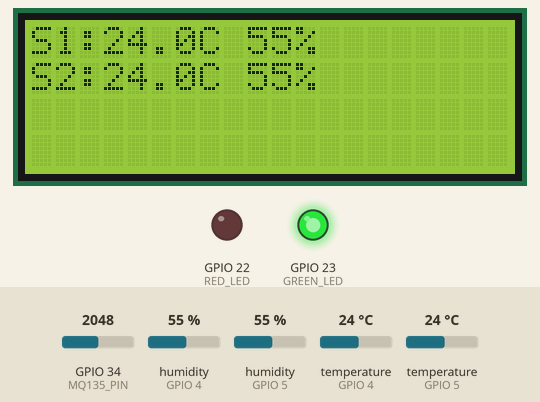
Simulated run of this sketch. Board: ESP32. Parts: 20×4 character LCD, output pins drawn as LEDs (lit = HIGH). The test bench sets the inputs (shaded band); at power-on: humidity (sensors on GPIO 4, GPIO 5) 55 %, temperature (sensors on GPIO 4, GPIO 5) 24 °C, GPIO 34 (MQ135_PIN) = 2048. WiFi joins after 1.5 s; servers stay silent unless stated; uploads are accepted with an empty reply; what the sketch prints to the serial monitor is not drawn.

Above: at 4.2 s.
4.3 s: humidity (sensor on GPIO 4) set to 22 %
At 6.8 s:
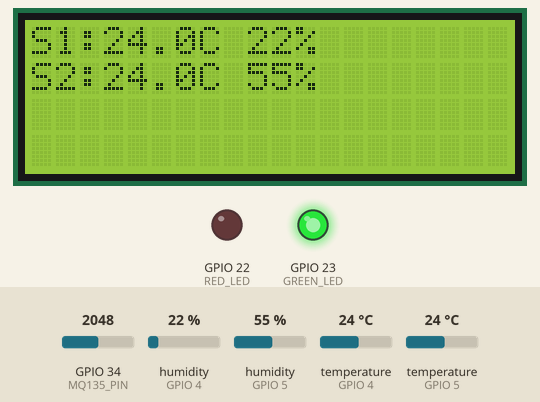
7.1 s: humidity (sensor on GPIO 5) set to 22 %
At 9.2 s:
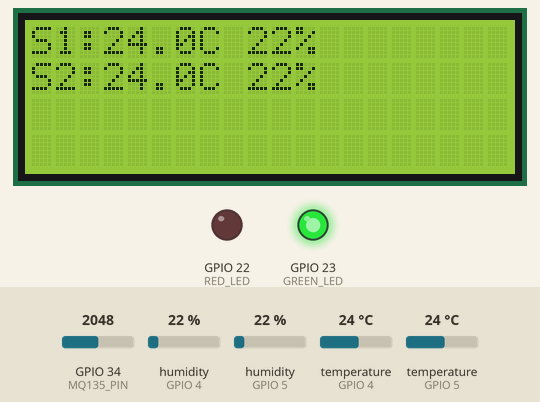
9.6 s: temperature (sensor on GPIO 4) set to 12 °C
At 11.4 s:
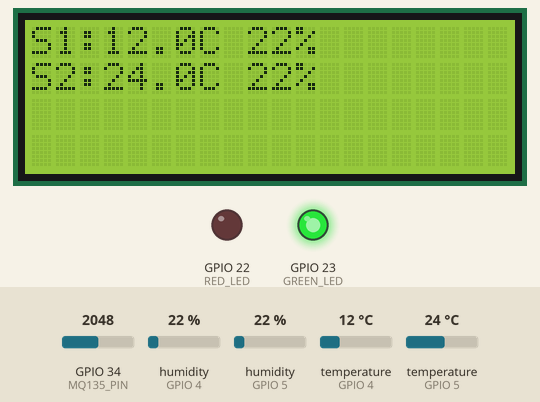
12.1 s: temperature (sensor on GPIO 5) set to 12 °C
At 13.7 s:
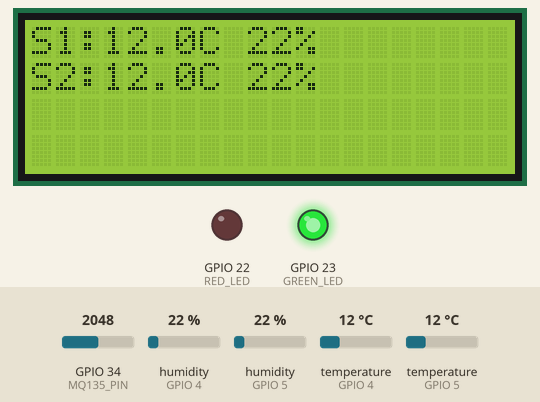
14.6 s: humidity (sensor on GPIO 4) set to 40 %
At 16.9 s:
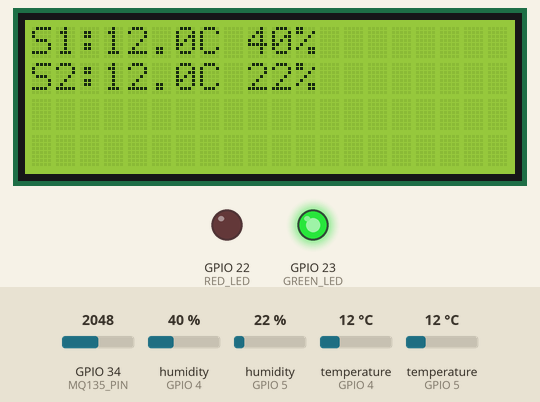
17.2 s: humidity (sensor on GPIO 5) set to 40 %
At 19.3 s:
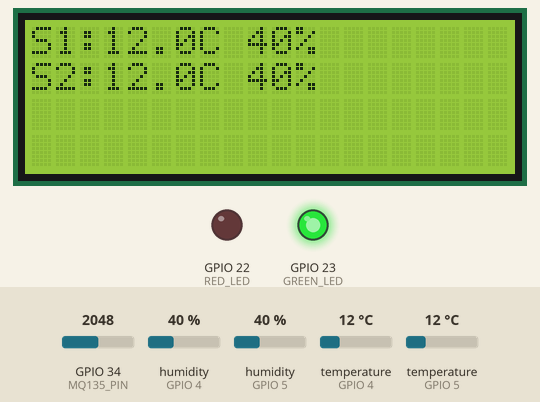
Timing chart, 0 to 20.7 s (numbered marks = the images above; inputs shaded):
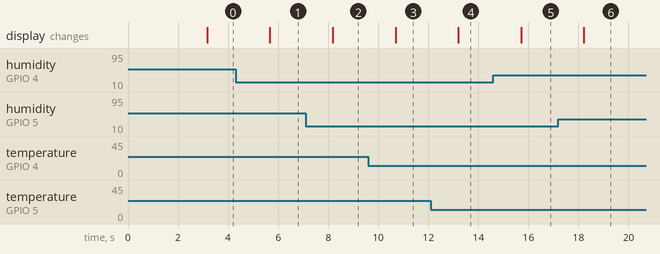

Measured:
- after the input at 4.3 s, the display: changes after 1.4 s (image 1)
- after the input at 7.1 s, the display: changes after 1.1 s (image 2)
- after the input at 9.6 s, the display: changes after 1.1 s (image 3)
- after the input at 12.1 s, the display: changes after 1.1 s (image 4)
- after the input at 14.6 s, the display: changes after 1.1 s (image 5)
- after the input at 17.2 s, the display: changes after 1.0 s (image 6)

The sketch:

esp32_firmware.ino
```cpp
// ==========================================
// Cold Room Monitoring Device
// ESP32 + DHT11 + MQ135 + LCD
// ==========================================
// GSM
// | Component     | GPIO    |
// | ------------- | ------- |
// | DHT11 Sensor 1 | GPIO 4 |
// | DHT11 Sensor 2 | GPIO 5 |
// | MQ135 Air      | GPIO 34|
// | LCD SDA        | GPIO 26|
// | LCD SCL        | GPIO 27|
// | Red LED        | GPIO 22|
// | Green LED      | GPIO 23|

#include <WiFi.h>
#include <HTTPClient.h>
#include <DHT.h>
#include <Wire.h>
#include <LiquidCrystal_I2C.h>

// =========================
// WIFI CONFIGURATION
// =========================
const char* ssid = "Monchel";
const char* password = "Monchel1236";
const char* backendUrl = "http://172.24.128.1:5001/api/telemetry";

// =========================
// DEVICE CONFIGURATION
// =========================
const char* deviceId = "ESP32-001";
const unsigned long telemetryIntervalMs = 1000;

// =========================
// DHT CONFIGURATION
// =========================
#define DHTTYPE DHT11
#define DHT_SENSOR_1_PIN 4
#define DHT_SENSOR_2_PIN 5

DHT dhtSensor1(DHT_SENSOR_1_PIN, DHTTYPE);
DHT dhtSensor2(DHT_SENSOR_2_PIN, DHTTYPE);

// =========================
// MQ135 PIN
// =========================
#define MQ135_PIN 34

// =========================
// STATUS LEDS
// =========================
#define RED_LED 22
#define GREEN_LED 23

// =========================
// LCD CONFIGURATION
// =========================
LiquidCrystal_I2C lcd(0x27, 20, 4);

// =========================
// SENSOR DATA
// =========================
float temp1 = 0.0;
float hum1 = 0.0;
float temp2 = 0.0;
float hum2 = 0.0;
int airQuality = 0;

String safeFloat(float value, int decimals = 1) {
  if (isnan(value) || isinf(value)) return "0.0";
  return String(value, decimals);
}

void connectWiFi() {
  WiFi.begin(ssid, password);
  Serial.print("Connecting to WiFi");
  while (WiFi.status() != WL_CONNECTED) {
    delay(500);
    Serial.print(".");
  }
  Serial.println();
  Serial.print("ESP32 IP: ");
  Serial.println(WiFi.localIP());
}

void updateStatusLed(bool online) {
  digitalWrite(RED_LED, online ? LOW : HIGH);
  digitalWrite(GREEN_LED, online ? HIGH : LOW);
}

void sendTelemetryToBackend() {
  if (WiFi.status() != WL_CONNECTED) {
    Serial.println("WiFi disconnected, retrying connection...");
    connectWiFi();
    if (WiFi.status() != WL_CONNECTED) {
      updateStatusLed(false);
      return;
    }
  }

  HTTPClient http;
  http.begin(backendUrl);
  http.addHeader("Content-Type", "application/json");

  String payload = "{";
  payload += "\"deviceId\":\"" + String(deviceId) + "\",";
  payload += "\"airQuality\":" + String(airQuality) + ",";
  payload += "\"readings\":[";
  payload += "{\"sensorId\":\"SENS-001\",\"temperature\":" + safeFloat(temp1) + ",\"humidity\":" + safeFloat(hum1) + "},";
  payload += "{\"sensorId\":\"SENS-002\",\"temperature\":" + safeFloat(temp2) + ",\"humidity\":" + safeFloat(hum2) + "}";
  payload += "]}";

  Serial.println("Sending telemetry to backend...");
  int httpCode = http.POST(payload);

  if (httpCode > 0) {
    String response = http.getString();
    Serial.print("HTTP ");
    Serial.println(httpCode);
    Serial.println(response);
    updateStatusLed(true);
  } else {
    Serial.print("HTTP POST failed: ");
    Serial.println(httpCode);
    updateStatusLed(false);
  }

  http.end();
}

void displaySensorValues() {
  lcd.clear();
  lcd.setCursor(0, 0);
  lcd.print("S1:");
  lcd.print(temp1, 1);
  lcd.print("C ");
  lcd.print(hum1, 0);
  lcd.print("%");

  lcd.setCursor(0, 1);
  lcd.print("S2:");
  lcd.print(temp2, 1);
  lcd.print("C ");
  lcd.print(hum2, 0);
  lcd.print("%");
}

void setup() {
  Serial.begin(115200);

  dhtSensor1.begin();
  dhtSensor2.begin();

  pinMode(MQ135_PIN, INPUT);
  pinMode(RED_LED, OUTPUT);
  pinMode(GREEN_LED, OUTPUT);

  Wire.begin(26, 27);
  lcd.init();
  lcd.backlight();
  lcd.clear();
  lcd.setCursor(0, 0);
  lcd.print("ColdRoom");
  lcd.setCursor(0, 1);
  lcd.print("Starting...");

  delay(1500);
  connectWiFi();
  updateStatusLed(true);
}

void loop() {
  temp1 = dhtSensor1.readTemperature();
  hum1 = dhtSensor1.readHumidity();

  temp2 = dhtSensor2.readTemperature();
  hum2 = dhtSensor2.readHumidity();

  if (isnan(temp1) || isnan(hum1)) {
    temp1 = 0.0;
    hum1 = 0.0;
  }

  if (isnan(temp2) || isnan(hum2)) {
    temp2 = 0.0;
    hum2 = 0.0;
  }

  airQuality = analogRead(MQ135_PIN);

  Serial.println("================================");
  Serial.print("Sensor 1: ");
  Serial.print(temp1);
  Serial.print(" C / ");
  Serial.print(hum1);
  Serial.println(" %");

  Serial.print("Sensor 2: ");
  Serial.print(temp2);
  Serial.print(" C / ");
  Serial.print(hum2);
  Serial.println(" %");

  Serial.print("Air Quality: ");
  Serial.println(airQuality);

  displaySensorValues();
  sendTelemetryToBackend();

  delay(telemetryIntervalMs);
}
```
